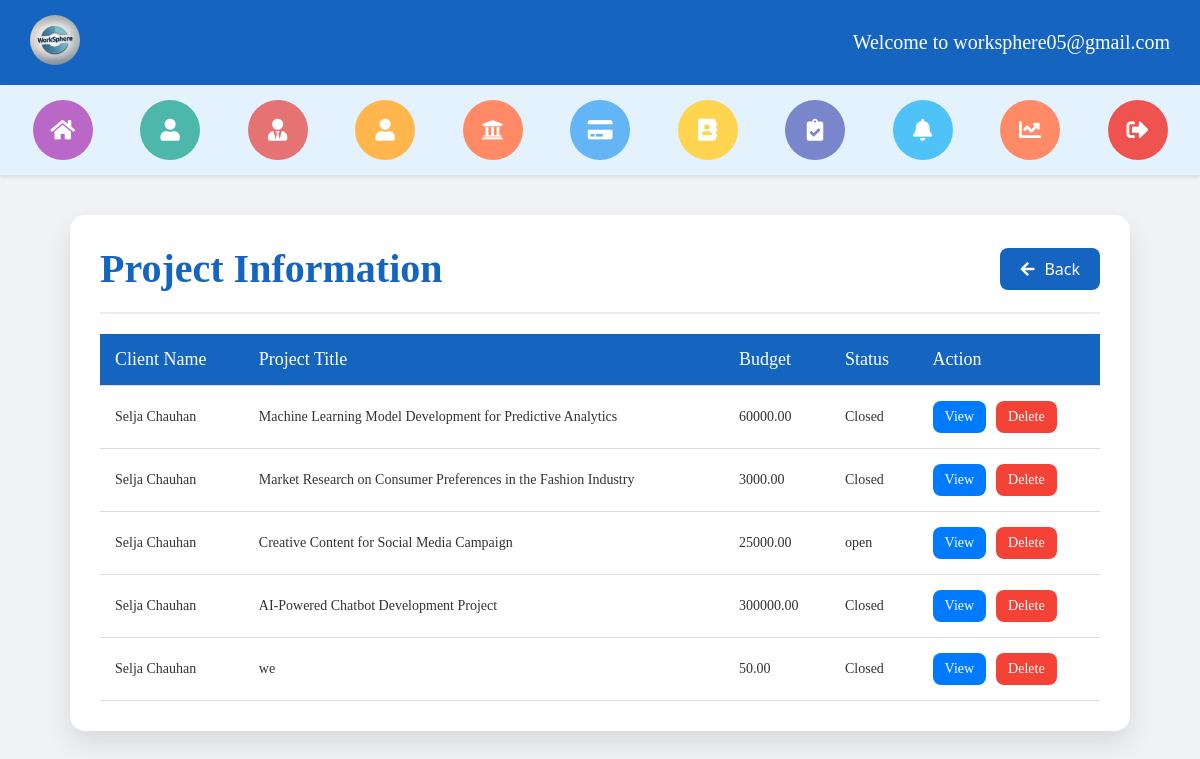
/administrator/admin_project/ (signed in), run on an earlier commit of the app's database.
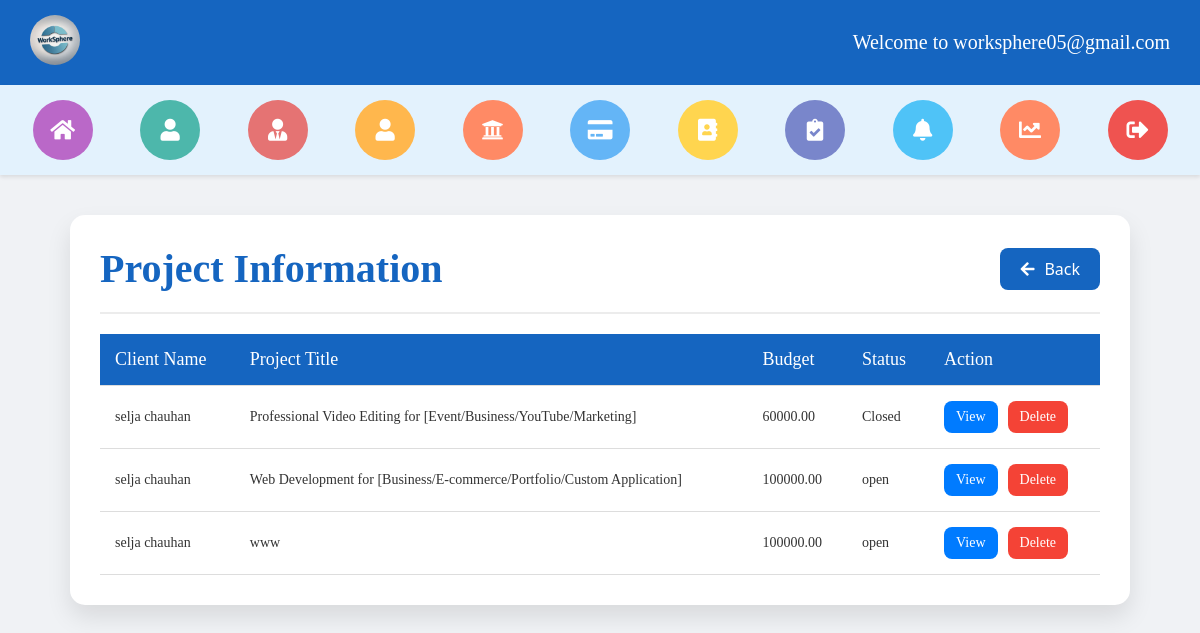
And on a later commit of the database.
### client/models.py (models this page shows, shortened)
class ClientPostProject(models.Model):
    EXPERIENCE_LEVEL_CHOICES = [
        ('entry', 'Entry Level'),
        ('intermediate', 'Intermediate Level'),
        ('expert', 'Expert Level'),
    ]
    BUDGET_TYPE_CHOICES = [
        ('fixed', 'Fixed Price'),
        ('hourly', 'Hourly'),
    ]
    CATEGORY_CHOICES = [
        ('ai_developement', 'AI Development'),
        ('animation', 'Animation'),
        ('business_strategy', 'Business Strategy'),
        ('content_creation', 'Content Creation'),
        ('contract_drafting', 'Contract Drafting'),
        ('graphic_design', 'Graphic Design'),
        ('legal_consulting', 'Legal Consulting'),
        ('logo_design', 'Logo Design'),
        ('machine_learning', 'Machine Learning'),
        ('market_research', 'Market Research'),
        ('social_media_marketing', 'Social Media Marketing'),
        ('software_development', 'Software Development'),
        ('video_editing', 'Video Editing'),
        ('web_development', 'Web Development'),
        ('music_composition', 'Music Composition'),
        ('lyric_writting', 'Lyric Writing'),
    ]
    client = models.ForeignKey(ClientRegisterLogin, on_delete=models.CASCADE, related_name='projects', null=True)
    title = models.CharField(max_length=255, help_text="Title of the project")
    description = models.TextField(help_text="Detailed description of the project")
    category = models.CharField(max_length=50, choices=CATEGORY_CHOICES, help_text="Project category")
    budget = models.DecimalField(max_digits=20, decimal_places=2, help_text="Project budget (fixed or hourly)")
    budget_type = models.CharField(max_length=10, choices=BUDGET_TYPE_CHOICES, help_text="Budget type")
    deadline = models.DateField(help_text="Deadline for project completion")
    skills_required = models.CharField(max_length=255, help_text="Skills required for the project")
    attachments = models.FileField(upload_to="project_attachments/", blank=True, null=True, help_text="Project-related files")
    photo = models.ImageField(upload_to="project_photos/", blank=True, null=True, help_text="Project-related photo")
    experience_level = models.CharField(max_length=15, choices=EXPERIENCE_LEVEL_CHOICES, help_text="Required experience level for freelancers")
    created_at = models.DateTimeField(auto_now_add=True, help_text="Time when the project was posted")
    status = models.CharField(max_length=10, null=True)

class ClientRegisterLogin(models.Model):
    profile_photo = models.ImageField(upload_to='profile_photos/')
    first_name = models.CharField(max_length=30)
    last_name = models.CharField(max_length=30)
    username = models.CharField(max_length=30, unique=True)
    email = models.EmailField(unique=True)
    password = models.CharField(max_length=100)
    phone_no = models.CharField(max_length=15)
    company = models.CharField(max_length=100)
    location = models.CharField(max_length=100, null=True)
    bio = models.TextField(null=True, max_length=1000)

### administrator/views.py (the view)
# urls.py: path('admin_project/', views.admin_project, name='admin_project'),
def admin_project(request):
    if not request.session.get('admin'):
        return redirect('admin_login')
    project = ClientPostProject.objects.select_related('client').all()
    admin_email = request.session.get('admin')
    context ={
        'project' : project,
        'admin_email' : admin_email,
    }
    return render(request, 'admin_project.html', context)

### administrator/templates/admin_project.html (shortened to what this page needs)
{% extends 'admin_header_2.html' %}
{% block content %}
<!DOCTYPE html>
<html lang="en">
<head>
  <link rel="stylesheet" href="https://cdnjs.cloudflare.com/ajax/libs/font-awesome/5.15.4/css/all.min.css">
</head>
<body>
  <div class="project-container">
    <div class="project-header">
      <h2>Project Information</h2>
      <a href="{% url 'admin_dashboard' %}" class="back-button"><i class="fas fa-arrow-left"></i>Back</a>
    </div>
    <table class="project-table">
      <thead>
        <tr>
          <th>Client Name</th>
          <th>Project Title</th>
          <th>Budget</th>
          <th>Status</th>
          <th>Action</th>
        </tr>
      </thead>
      <tbody>
        {% if project %}
          {% for project in project %}
            <tr>
              <td>{{ project.client.first_name }} {{ project.client.last_name }}</td>
              <td>{{ project.title }}</td>
              <td>{{ project.budget }}</td>
              <td>{{ project.status }}</td>
              <td>
                <div class="action-buttons">
                  <button class="view-button" onclick="viewProject({{ project.id }}, '{{ project.title }}', '{{ project.description }}', '{{ project.category }}', '{{ project.budget }}', '{{ project.deadline }}', '{{ project.skills_required }}', '{{ project.experience_level }}', '{{ project.created_at }}')">View</button>
                  <form method="post" action="{% url 'admin_delete_project' project.id %}">
                    <button type="submit" class="delete-button">Delete</button>
                  </form>
                </div>
              </td>
            </tr>
          {% endfor %}
        {% else %}
          <tr>
            <td colspan="5" style="text-align: center; font-size: 18px; font-family: Verdana; color: #666; padding: 20px;">
              No project information available.
            </td>
          </tr>
        {% endif %}
      </tbody>
    </table>
  </div>
</body>
</html>
{% endblock %}

What changed in the data, as far as the page shows it:
removed ClientPostProject: client.first_name "Selja", client.last_name "Chauhan", title "Machine Learning Model Development for Predictive Analytics", budget "60000.00", status "Closed"
removed ClientPostProject: client.first_name "Selja", client.last_name "Chauhan", title "Market Research on Consumer Preferences in the Fashion Industry", budget "3000.00", status "Closed"
removed ClientPostProject: client.first_name "Selja", client.last_name "Chauhan", title "Creative Content for Social Media Campaign", budget "25000.00", status "open"
removed ClientPostProject: client.first_name "Selja", client.last_name "Chauhan", title "AI-Powered Chatbot Development Project", budget "300000.00", status "Closed"
removed ClientPostProject: client.first_name "Selja", client.last_name "Chauhan", title "we", budget "50.00", status "Closed"
added ClientPostProject: client.first_name "selja", client.last_name "chauhan", title "Professional Video Editing for [Event/Business/YouTube/Marketing]", budget "60000.00", status "Closed"
added ClientPostProject: client.first_name "selja", client.last_name "chauhan", title "Web Development for [Business/E-commerce/Portfolio/Custom Application]", budget "100000.00", status "open"
added ClientPostProject: client.first_name "selja", client.last_name "chauhan", title "www", budget "100000.00", status "open"
